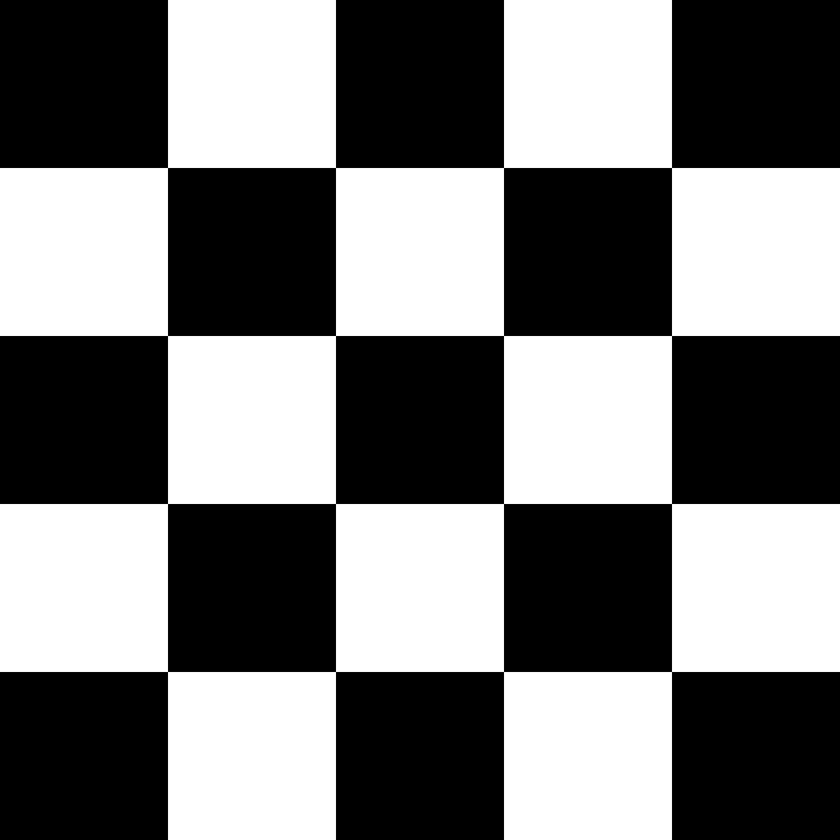
#> input picture Assignment 4/Images/Checkerboard.png, 840 x 840 px, shrunk from 1200 x 1200 before the run, found by its file name
$ python harris_corner.py
#> lines starting #> are read from the running program, lines starting #| are printed output that depends on the picture; after the words box and inside, x2 and y2 are one past the last pixel; in counts of white or black regions, pixels touching at a corner belong together
# Import all the requirement
import cv2
import numpy as np
from matplotlib import pyplot as plt
from scipy import ndimage
from scipy.ndimage import gaussian_filter


################################################################### Define the function for Harris corner and edge detection ################################

def harris_corner(image, thresold, sensitivity, sigma):
    P, Q = image.shape

    sobel_x = np.array((                                                                      # Define the Sobel matrices
                       [-1, 0, 1],
                       [-2, 0, 2],
                       [-1, 0, 1]), dtype="int32")
    sobel_y = np.array((
                       [-1,-2,-1],
                       [0, 0, 0],
                       [1, 2, 1]), dtype="int32")

    Ix = ndimage.convolve(image, sobel_x, mode='constant', cval=0.0)                         # Apply Sobel filter on the image with help of convolution
    Iy = ndimage.convolve(image, sobel_y, mode='constant', cval=0.0)

    Ixx = np.square(Ix)                                                                      # Find second order derivatives
    Iyy = np.square(Iy)
    Ixy = Ix * Iy                                                                            # Determine the cross correlation term

    Ixx = gaussian_filter(Ix**2, sigma)                                                    # Convolve these images with a larger Gaussian window
    Ixy = gaussian_filter(Iy*Ix, sigma)                                                    # Value of mean(sigma) is taken 2 for better output result(It
    Iyy = gaussian_filter(Iy**2, sigma)                                                    # is just observation based)

    detM = Ixx * Iyy - Ixy **2                                                               # Calculate determinant and Trace of Matrix M
    traceM = Ixx + Iyy
    response_matrix = detM - sensitivity * traceM ** 2                                       # Now put the values in equation to get Matrix R

    dummy_corners = np.zeros([P,Q])                                                          # Construct two matrix to store the output
    #dummy_edges = dummy_corners

    for i in range(P):                                                                       # Iterate all the element of response matrix
        for j in range(Q):
            if response_matrix[i][j] > thresold:                                             # Compare with thresold vakue
                dummy_corners[i][j] =  255                                                   # Assign intensity value 255 at corner to make bright

            elif response_matrix[i][j] < thresold:                                           # Assign intensity value 255 at edges to make visible
                dummy_corners[i][j] = 0

    return dummy_corners #, dummy_edges


############################################################################# Driver code ###################################################################

if __name__=='__main__':
    checkerboard = cv2.imread('Images\Checkerboard.png', 0)                                 # Read the both test images
#> checkerboard is the input picture: shape (840, 840); min 0, max 255, mean 122.4
    mainbuilding = cv2.imread('Images\MainBuilding.png', 0)
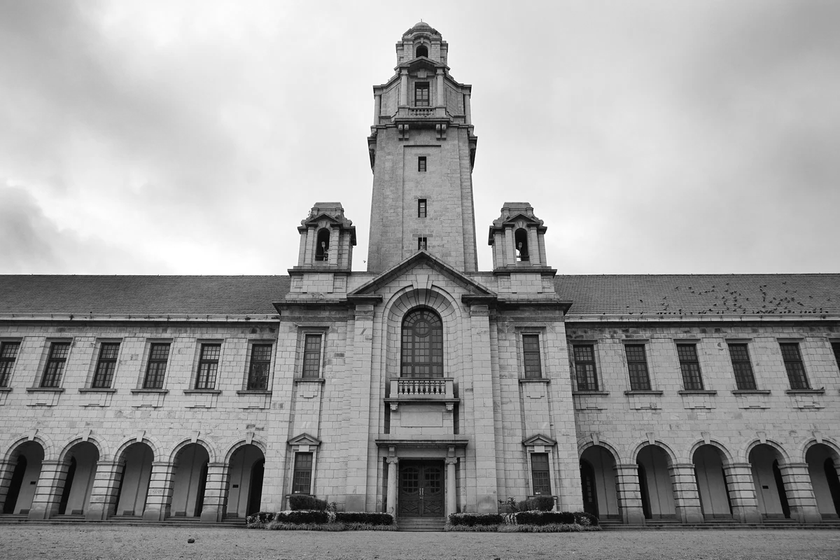
#> input picture Assignment 4/Images/MainBuilding.png, 840 x 560 px, shrunk from 1200 x 800 before the run, found by its file name
#> mainbuilding is the input picture: shape (560, 840); min 0, max 255, mean 158.1

    img_corners_checker = harris_corner(image=checkerboard, thresold=10,sensitivity=0.05,sigma=2) # Call the function to detect the corner
#> after the loop in harris_corner, `for i in range(P):`:
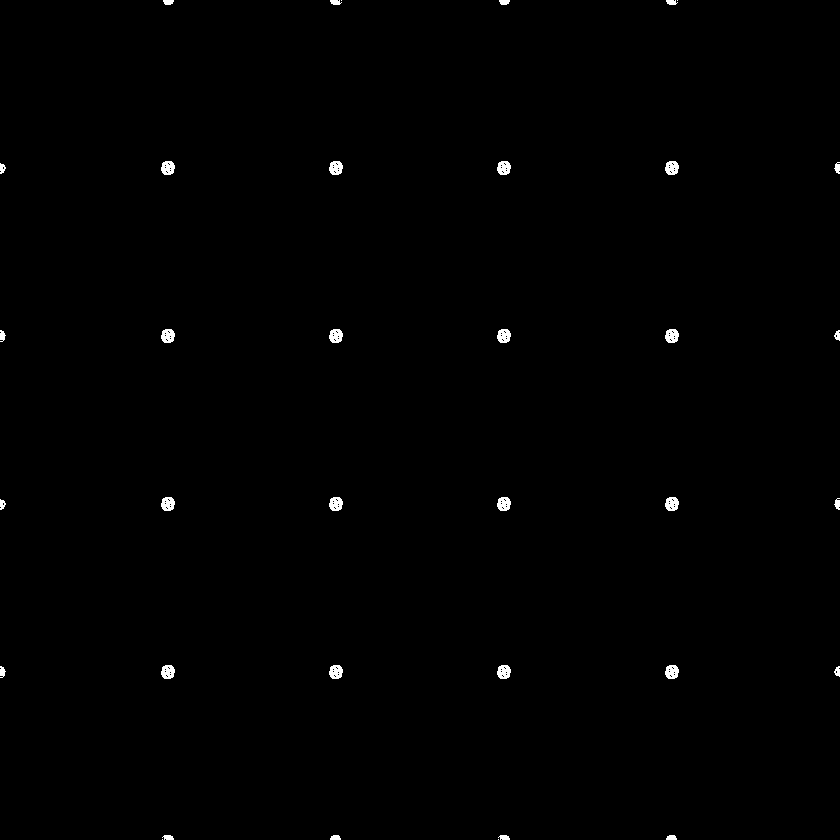
#> dummy_corners: shape (840, 840) float64; 0.45% white; 36 white regions (4 under 20 px), largest, box (x1, y1, x2, y2) and area: (161, 161, 175, 175) 154, (329, 161, 343, 175) 154, (497, 161, 511, 175) 154
    img_corners_mainb = harris_corner(image=mainbuilding,thresold=50,sensitivity=0.05,sigma=0.2)
#> call 2 of harris_corner, with thresold = 50, sensitivity = 0.05, sigma = 0.2
#> in harris_corner (call 2), `Iy = ndimage.convolve(image, sobel_y, mode='constant', cval=0.0)`:
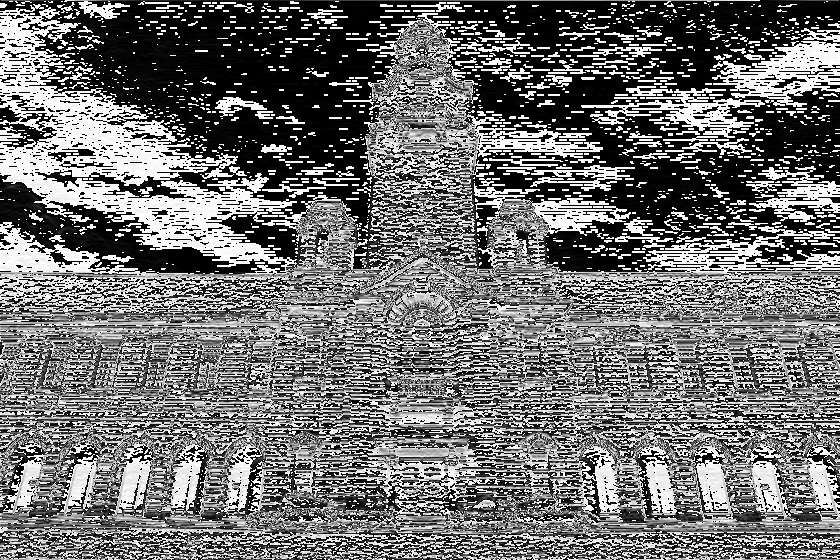
#> Iy: shape (560, 840); min 0, max 255, mean 112.3
#> in harris_corner (call 2), `Ixy = Ix * Iy`:
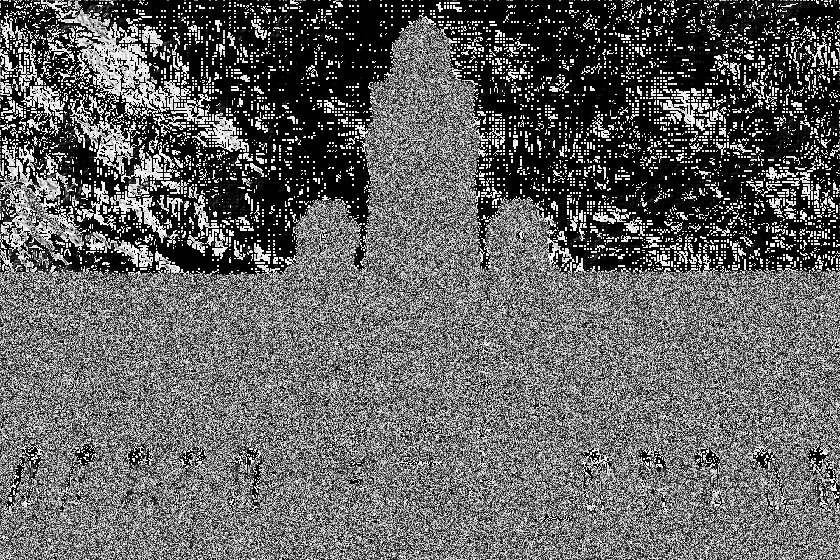
#> Ixy: shape (560, 840); min 0, max 255, mean 98.5
#> in harris_corner (call 2), `detM = Ixx * Iyy - Ixy **2`:
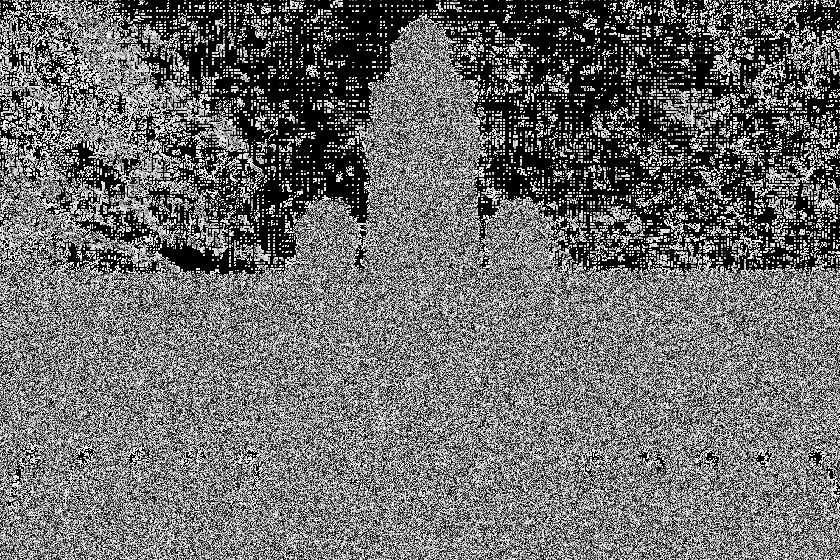
#> detM: shape (560, 840); min 0, max 255, mean 108.1
#> in harris_corner (call 2), `traceM = Ixx + Iyy`:
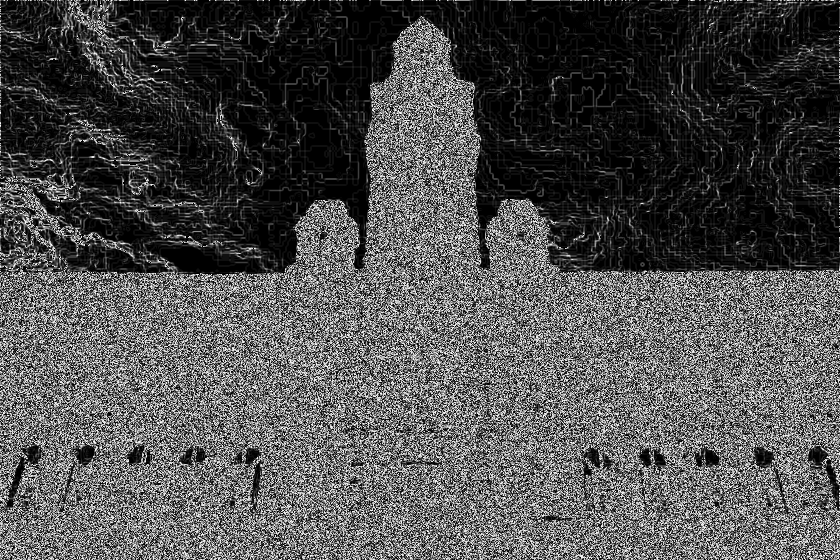
#> traceM: shape (560, 840); min 0, max 255, mean 78.3
#> after the loop in harris_corner (call 2), `for i in range(P):`:
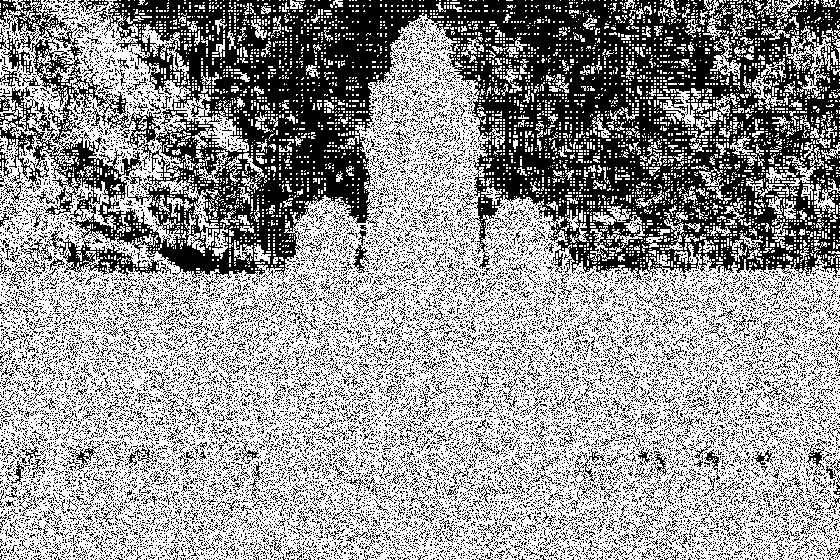
#> dummy_corners: shape (560, 840) float64; 59.3% white; 18479 black regions (18058 under 20 px), largest, box (x1, y1, x2, y2) and area: (0, 0, 840, 285) 117502, (21, 230, 171, 282) 1697, (0, 28, 33, 87) 533

    plt.subplot(2, 2, 1)                                                                    # Plot the original image
    plt.imshow(checkerboard, cmap='gray')
    plt.title('Original image')

    plt.subplot(2, 2, 2)                                                                    # Plot the corner of image
    plt.imshow(img_corners_checker, cmap='gray')
    plt.title('Corner of checker board at thresold 0')

    plt.subplot(2, 2, 3)                                                                    # Plot the original image of main building
    plt.imshow(mainbuilding, cmap='gray')
    plt.title('Original image of main building')

    plt.subplot(2, 2, 4)                                                                    # Plot the corner of image
    plt.imshow(img_corners_mainb, cmap='gray')
    plt.title('Corner of main building at thresold 0')
    plt.show()
